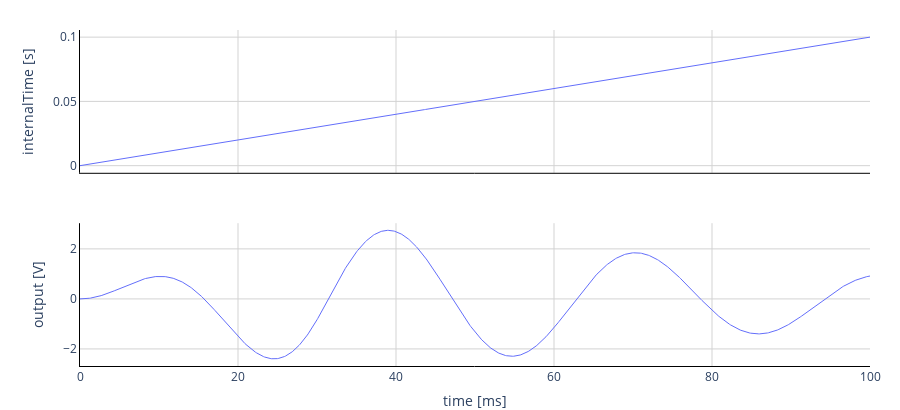

Notebook code cell kept with this figure:
### Markdown cell above
Model Sine Wave

### Code cell
import fmpy
from fmpy import *


filename = 'Rectifier.out.fmu'

start_values = {
    # variable      start   unit      description
    'frequency':     (1000, 'Hz'),   # SineWave1.frequency
}

output = [
    'internalTime',  # internal time
    'output',        # SineWave1.out
]

import numpy as np
inputs = np.genfromtxt('Rectifier.out.csv', delimiter=',', names=True)
result = simulate_fmu(filename, input=inputs, start_values=start_values, output=output, stop_time=0.1)

plot_result(result)

### Figure 1 — Plotly figure (JSON) as saved in the notebook; plotly's stock layout.template omitted (floating-point values rounded to 4 significant figures; data arrays with more than 128 entries replaced by an {"elided": "..."} marker saying what was removed)
{"data": [{"line": {"color": "#636efa", "width": 1}, "marker": {"color": "#636efa", "size": 5}, "name": "internalTime", "type": "scatter", "x": {"elided": "978 float values"}, "xaxis": "x", "y": {"elided": "978 float values"}, "yaxis": "y"}, {"line": {"color": "#636efa", "width": 1}, "marker": {"color": "#636efa", "size": 5}, "name": "output", "type": "scatter", "x": {"elided": "978 float values"}, "xaxis": "x2", "y": {"elided": "978 float values"}, "yaxis": "y2"}], "layout": {"height": 410, "margin": {"b": 0, "r": 30, "t": 30}, "plot_bgcolor": "rgba(0,0,0,0)", "showlegend": false, "xaxis": {"anchor": "y", "domain": [0, 1], "gridcolor": "LightGrey", "gridwidth": 1, "linecolor": "black", "matches": "x2", "range": [0, 100], "showgrid": true, "showline": true, "showticklabels": false, "ticklen": 0, "zerolinecolor": "LightGrey", "zerolinewidth": 1}, "xaxis2": {"anchor": "y2", "domain": [0, 1], "gridcolor": "LightGrey", "gridwidth": 1, "linecolor": "black", "range": [0, 100], "showgrid": true, "showline": true, "ticklen": 0, "title": {"text": "time [ms]"}, "zerolinecolor": "LightGrey", "zerolinewidth": 1}, "yaxis": {"anchor": "x", "domain": [0.575, 1], "gridcolor": "LightGrey", "gridwidth": 1, "linecolor": "black", "showgrid": true, "showline": true, "ticklen": 0, "title": {"text": "internalTime [s]"}, "zerolinecolor": "LightGrey", "zerolinewidth": 1}, "yaxis2": {"anchor": "x2", "domain": [0, 0.425], "gridcolor": "LightGrey", "gridwidth": 1, "linecolor": "black", "showgrid": true, "showline": true, "ticklen": 0, "title": {"text": "output [V]"}, "zerolinecolor": "LightGrey", "zerolinewidth": 1}}}
